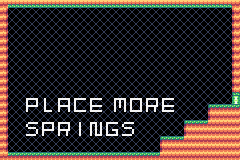

Below is a game level as drawn by its tile map, then a one-line description and the .tmx that defines it (tile-layer data replaced by summaries):
An orthogonal 30x20 tile map with 8x8 px tiles, 2 tile layers (Kachelebene 1, Kachelebene 3), 1 hidden layer not drawn, 2 tilesets.

<map version="1.2" tiledversion="1.2.4" orientation="orthogonal" renderorder="right-down" width="30" height="20" tilewidth="8" tileheight="8" infinite="0" nextlayerid="4" nextobjectid="1">
 <tileset firstgid="1" name="world" tilewidth="8" tileheight="8" tilecount="64" columns="8">
  <image source="../images/world.png" width="64" height="64" />
 </tileset>
 <tileset firstgid="65" name="alpha" tilewidth="8" tileheight="8" tilecount="144" columns="12">
  <image source="../images/alpha.png" width="96" height="96" />
 </tileset>
 <layer id="1" name="Kachelebene 1" width="30" height="20">
  <data>[600 cells, 600 non-empty, 9 distinct tile ids]</data>
 </layer>
 <layer id="2" name="Kachelebene 2" width="30" height="20" visible="0">
  <properties>
   <property name="logic" type="bool" value="true" />
  </properties>
  <data>[600 cells, 133 non-empty, 4 distinct tile ids]</data>
 </layer>
 <layer id="3" name="Kachelebene 3" width="30" height="20">
  <data>[600 cells, 64 non-empty, 48 distinct tile ids]</data>
 </layer>
</map>
